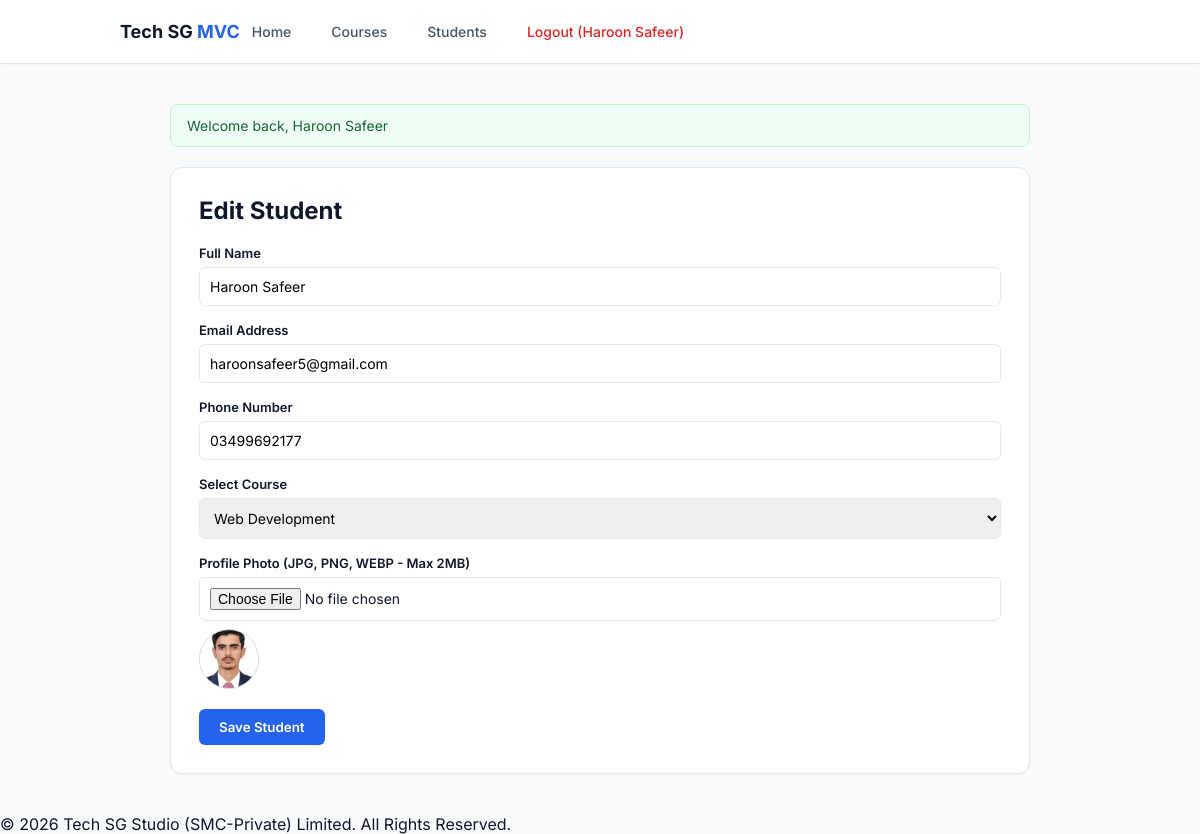
The app's page /public/students/edit/5 (signed in) with its own data.
### tables this page shows
CREATE TABLE `students` (
  `id` int(10) UNSIGNED NOT NULL,
  `course_id` int(10) UNSIGNED DEFAULT NULL,
  `name` varchar(100) NOT NULL,
  `email` varchar(150) NOT NULL,
  `phone` varchar(20) DEFAULT NULL,
  `photo` varchar(120) DEFAULT NULL,
  `created_at` timestamp NOT NULL DEFAULT current_timestamp()
);

CREATE TABLE `courses` (
  `id` int(10) UNSIGNED NOT NULL,
  `title` varchar(150) NOT NULL
);

### app/Core/Controller.php (called while the page is built, shortened)
<?php
class Controller
{
    protected function view(string $view, array $data = []): void
    {
        extract($data);
        require ROOT . '/app/Views/layout/header.php';
        require ROOT . '/app/Views/' . $view . '.php';
        require ROOT . '/app/Views/layout/footer.php';
    }
}
function e($v): string {
    return htmlspecialchars((string) $v, ENT_QUOTES, 'UTF-8');
}

### app/Controllers/StudentsController.php (called while the page is built, shortened)
<?php
class StudentsController extends Controller
{
    private Student $model;
    public function __construct()
    {
        $this->model = new Student();
    }
    public function edit($id = 0): void
    {
        $student = $this->model->find((int)$id);
        $this->form($student, [], 'students/update/' . (int)$id);
    }
    private function form(array $old, array $errors, string $action): void
    {
        $this->view('students/form', [
            'old' => $old,
            'errors' => $errors,
            'action' => $action,
            'courses' => (new Course())->all(),
            'csrf' => $this->csrfToken()
        ]);
    }
}

### app/Core/Router.php (called while the page is built, shortened)
<?php
class Router
{
    public function dispatch(): void
    {
        $url = trim($_GET['url'] ?? '', '/');
        $parts = $url === '' ? [] : explode('/', $url);
        $method = $parts[1] ?? 'index';
        $params = array_slice($parts, 2);
        $controller = new $class();
        call_user_func_array([$controller, $method], $params);
    }
}

### public/index.php (called while the page is built, shortened)
<?php
spl_autoload_register(function (string $class) {
    foreach (['app/Core/', 'app/Controllers/', 'app/Models/'] as $dir) {
        $file = ROOT . '/' . $dir . $class . '.php';
        if (is_file($file)) {
            return;
        }
    }
});
(new Router())->dispatch();

### app/Core/Model.php (called while the page is built, shortened)
<?php
abstract class Model
{
    public function __construct()
    {
        $this->db = Database::connect();
    }
}

### app/Core/Database.php (called while the page is built)
<?php
class Database
{
    private static ?PDO $pdo = null;
    public static function connect(): PDO
    {
        if (self::$pdo === null) {
            try {
                self::$pdo = new PDO(
                    "mysql:host=" . DB_HOST . ";dbname=" . DB_NAME . ";charset=utf8mb4",
                    DB_USER,
                    DB_PASS,
                    [
                        PDO::ATTR_ERRMODE => PDO::ERRMODE_EXCEPTION,
                        PDO::ATTR_DEFAULT_FETCH_MODE => PDO::FETCH_ASSOC,
                        PDO::ATTR_EMULATE_PREPARES => false,
                    ]
                );
            } catch (PDOException $e) {
                error_log($e->getMessage());
                http_response_code(500);
                die(APP_DEBUG ? $e->getMessage() : "Database connection error.");
            }
        }
        return self::$pdo;
    }
}

### app/Models/Student.php (called while the page is built, shortened)
<?php
class Student extends Model
{
    public function find(int $id): ?array
    {
        $st = $this->db->prepare("SELECT s.*, c.title AS course FROM students s LEFT JOIN courses c ON c.id = s.course_id WHERE s.id = ?");
        $st->execute([$id]);
        return $st->fetch() ?: null;
    }
}

### app/Models/Course.php (called while the page is built)
<?php
class Course extends Model
{
    public function all(): array
    {
        $stmt = $this->db->query("SELECT * FROM courses ORDER BY id DESC");
        return $stmt->fetchAll();
    }
}

### app/Views/students/form.php (the view, shortened to what this page needs)
<h2><?= str_contains($action, 'update') ? 'Edit Student' : 'Add New Student' ?></h2>
<form method="POST" action="<?= BASE_URL ?>/<?= e($action) ?>" enctype="multipart/form-data" style="margin-top: 20px;">
    <div class="form-group">
        <label>Full Name</label>
        <input type="text" name="name" value="<?= e($old['name'] ?? '') ?>" required>
    </div>
    <div class="form-group">
        <label>Email Address</label>
        <input type="email" name="email" value="<?= e($old['email'] ?? '') ?>" required>
    </div>
    <div class="form-group">
        <label>Phone Number</label>
        <input type="text" name="phone" value="<?= e($old['phone'] ?? '') ?>" placeholder="03XXXXXXXXX">
    </div>
    <div class="form-group">
        <label>Select Course</label>
        <select name="course_id">
            <?php foreach ($courses as $c): ?>
                <option value="<?= (int)$c['id'] ?>" <?= (int)($old['course_id'] ?? 0) === (int)$c['id'] ? 'selected' : '' ?>>
                    <?= e($c['title']) ?>
                </option>
            <?php endforeach; ?>
        </select>
    </div>
    <div class="form-group">
        <label>Profile Photo (JPG, PNG, WEBP - Max 2MB)</label>
        <input type="file" name="photo" accept="image/*">
        <?php if (!empty($old['photo'])): ?>
            <div style="margin-top:8px;">
                <img src="<?= BASE_URL ?>/uploads/<?= e($old['photo']) ?>" style="width:60px; height:60px; border-radius:50%; object-fit:cover; border:1px solid #cbd5e1;">
            </div>
        <?php endif; ?>
    </div>
    <button type="submit" class="btn" style="padding: 10px 20px; border:none; border-radius:6px; cursor:pointer;">Save Student</button>
</form>

### app/Views/layout/header.php (style rules this page uses)
:root { --bg-body: #f8fafc; --surface: #ffffff; --primary: #2563eb; --text-main: #0f172a; --text-sub: #475569; --border: #e2e8f0; }
* { margin:0; padding:0; box-sizing:border-box; font-family:'Inter', sans-serif; }
body { background-color: var(--bg-body); color: var(--text-main); min-height:100vh; display:flex; flex-direction:column; }
.btn { background:var(--primary); color:#fff !important; font-weight:600; }
.form-group { margin-bottom:16px; }
.form-group label { display:block; font-size:13px; font-weight:600; margin-bottom:6px; }
.form-group input, .form-group select { width:100%; padding:10px; border:1px solid var(--border); border-radius:6px; font-size:14px; }

### records on screen
students: name "Haroon Safeer", email "haroonsafeer5@gmail.com", phone "03499692177", course_id "Web Development", photo (picture)

### other values on screen
$_SESSION['user']['name'] "Haroon Safeer"
$f['msg'] "Welcome back, Haroon Safeer"
